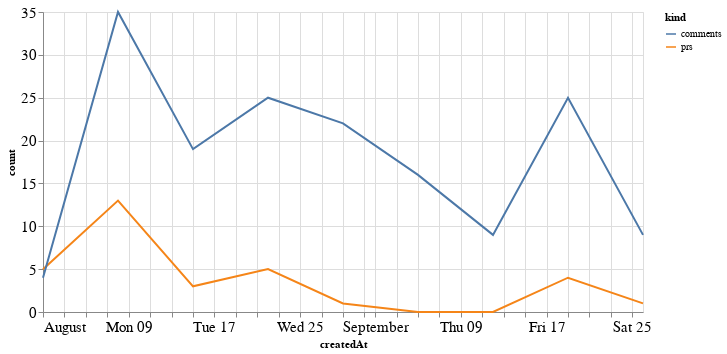

The notebook cell this image was saved under:
### Code cell
alt.Chart(total_time, width=600).mark_line().encode(
    x='createdAt',
    y='count',
    color='kind'
)

### Figure 1 — Vega-Lite specification as saved in the notebook (floating-point values rounded to 4 significant figures)
{"config": {"axisLeft": {"labelFontSize": 15}, "axisBottom": {"labelFontSize": 15}}, "data": {"name": "data-babf2d38bbc81d2b848d69630bf7d87e"}, "mark": "line", "encoding": {"color": {"type": "nominal", "field": "kind"}, "x": {"type": "temporal", "field": "createdAt"}, "y": {"type": "quantitative", "field": "count"}}, "width": 600, "$schema": "https://vega.github.io/schema/vega-lite/v4.8.1.json", "datasets": {"data-babf2d38bbc81d2b848d69630bf7d87e": [{"createdAt": "2021-08-01T00:00:00", "kind": "prs", "count": 5}, {"createdAt": "2021-08-08T00:00:00", "kind": "prs", "count": 13}, {"createdAt": "2021-08-15T00:00:00", "kind": "prs", "count": 3}, {"createdAt": "2021-08-22T00:00:00", "kind": "prs", "count": 5}, {"createdAt": "2021-08-29T00:00:00", "kind": "prs", "count": 1}, {"createdAt": "2021-09-05T00:00:00", "kind": "prs", "count": 0}, {"createdAt": "2021-09-12T00:00:00", "kind": "prs", "count": 0}, {"createdAt": "2021-09-19T00:00:00", "kind": "prs", "count": 4}, {"createdAt": "2021-09-26T00:00:00", "kind": "prs", "count": 1}, {"createdAt": "2021-08-01T00:00:00", "kind": "comments", "count": 4}, {"createdAt": "2021-08-08T00:00:00", "kind": "comments", "count": 35}, {"createdAt": "2021-08-15T00:00:00", "kind": "comments", "count": 19}, {"createdAt": "2021-08-22T00:00:00", "kind": "comments", "count": 25}, {"createdAt": "2021-08-29T00:00:00", "kind": "comments", "count": 22}, {"createdAt": "2021-09-05T00:00:00", "kind": "comments", "count": 16}, {"createdAt": "2021-09-12T00:00:00", "kind": "comments", "count": 9}, {"createdAt": "2021-09-19T00:00:00", "kind": "comments", "count": 25}, {"createdAt": "2021-09-26T00:00:00", "kind": "comments", "count": 9}]}}
